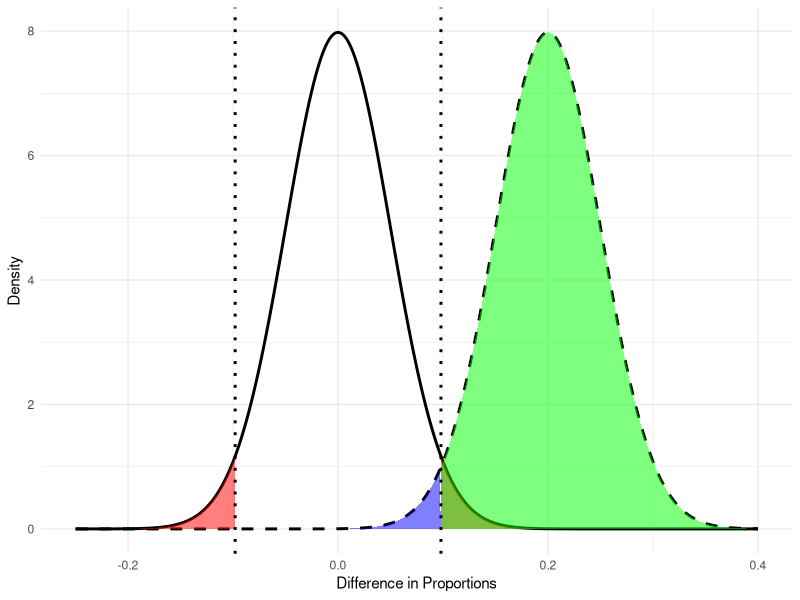
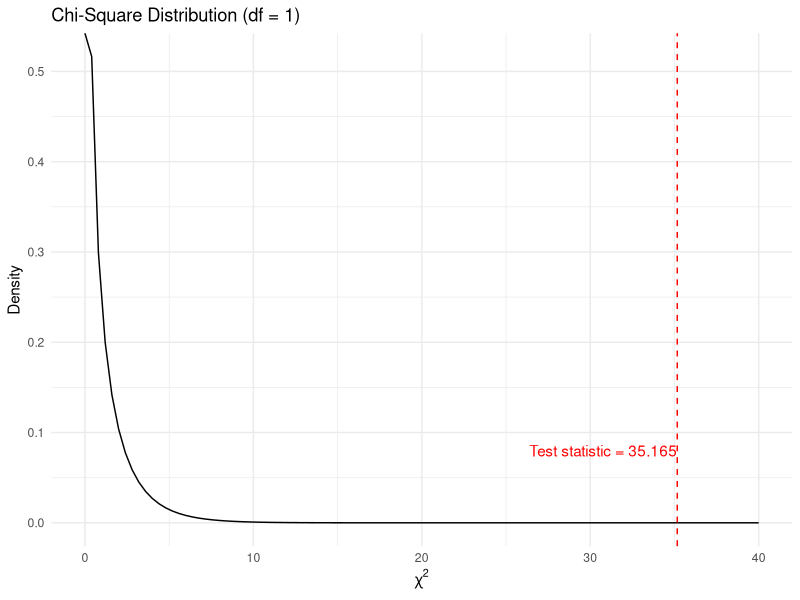

Write the R code that produced these figures, in order.
## ---- chunk 1
#| echo: false
#| message: false
#| warning: false
library(ggplot2)

# Parameters
null_mean <- 0
alternative_mean <- 0.20
se <- 0.05
alpha <- 0.05

# Critical values
critical_left <- qnorm(alpha / 2, mean = null_mean, sd = se)
critical_right <- qnorm(1 - alpha / 2, mean = null_mean, sd = se)

# Create data
x <- seq(-0.25, 0.40, length.out = 1000)

data <- data.frame(
  x = x,
  null = dnorm(x, mean = null_mean, sd = se),
  alternative = dnorm(x, mean = alternative_mean, sd = se)
)

ggplot(data, aes(x = x)) +
  
  # Null distribution
  geom_line(aes(y = null), linewidth = 1) +
  
  # Alternative distribution
  geom_line(aes(y = alternative), 
            linewidth = 1, linetype = "dashed") +
  
  # Type I error - left tail
  geom_area(
    data = subset(data, x <= critical_left),
    aes(y = null),
    fill = "red",
    alpha = 0.5
  ) +
  
  # Type I error - right tail
  geom_area(
    data = subset(data, x >= critical_right),
    aes(y = null),
    fill = "red",
    alpha = 0.5
  ) +
  
  # Type II error
  geom_area(
    data = subset(data, x >= critical_left & x <= critical_right),
    aes(y = alternative),
    fill = "blue",
    alpha = 0.5
  ) +
  
  # Power - right rejection region
  geom_area(
    data = subset(data, x >= critical_right),
    aes(y = alternative),
    fill = "green",
    alpha = 0.5
  ) +
  
  # Critical values
  geom_vline(
    xintercept = c(critical_left, critical_right),
    linetype = "dotted",
    linewidth = 1
  ) +
  
  labs(
    x = "Difference in Proportions",
    y = "Density"
  ) +
  
  theme_minimal()
## ---- chunk 2
#| echo: true
#| eval: true
pnorm(q = 1.96 * 0.0551, mean = 0.2, sd = 0.0551) -
  pnorm(q = -1.96 * 0.0551, mean = 0.2, sd = 0.0551)
## ---- chunk 3
#| echo: false
#| message: false
#| warning: false

ggplot(data.frame(x = c(0, 40)), aes(x = x)) +
  stat_function(
    fun = dchisq,
    args = list(df = 1)
  ) +
  geom_vline(
    xintercept = 35.165,
    linetype = "dashed",
    color = "red"
  ) +
  annotate(
    "text",
    x = 35.165,
    y = 0.08,
    label = "Test statistic = 35.165",
    hjust = 1,
    color = "red"
  ) +
  labs(
    x = expression(chi^2),
    y = "Density",
    title = "Chi-Square Distribution (df = 1)"
  ) +
  coord_cartesian(xlim = c(0, 40)) +
  theme_minimal()
